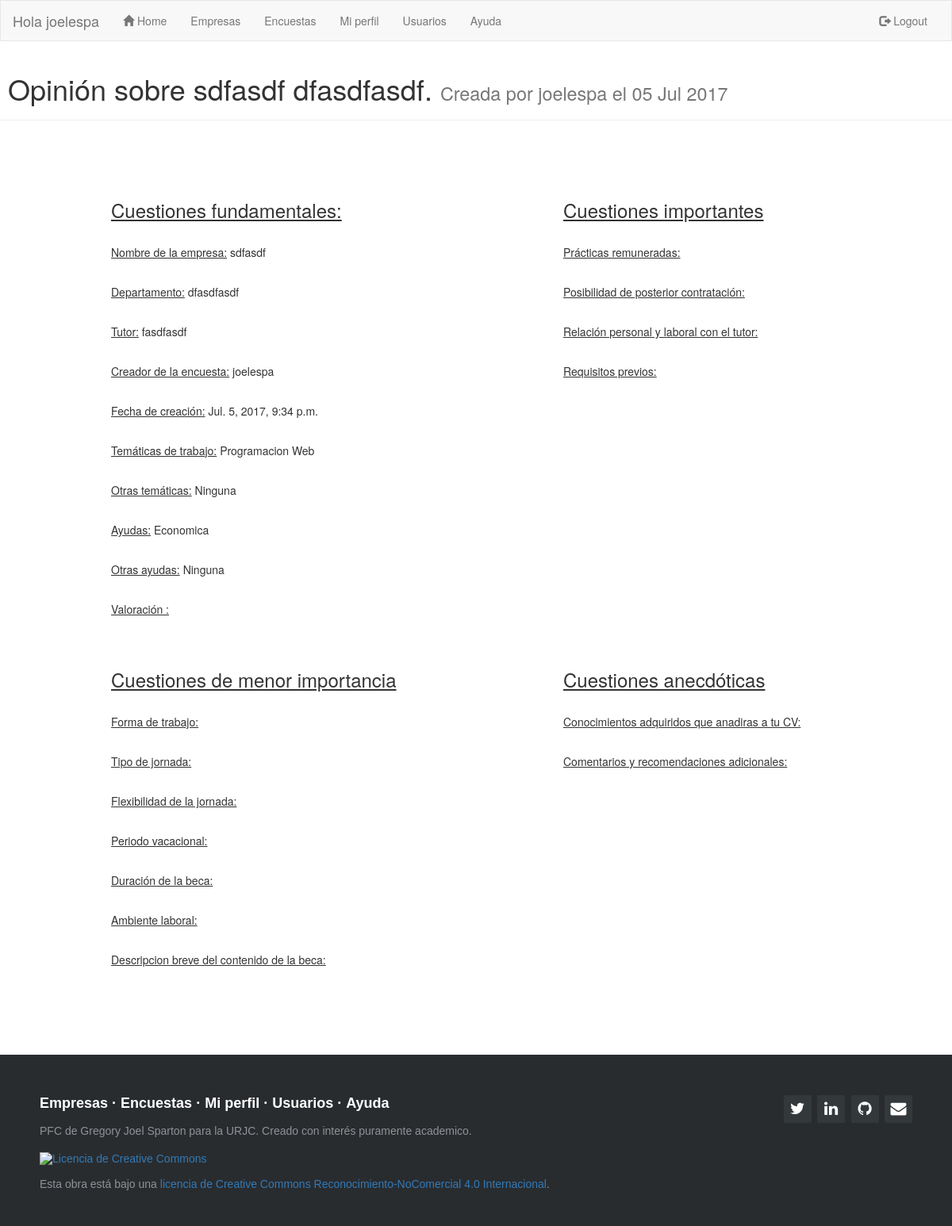
Screenshot of /encuesta/detalle/1/ (signed in) with the database file from the repository.
### sopa/models.py (models this page shows)
class usuarios(AbstractUser):
    grado = models.TextField(max_length=50,null=True,blank=True,default='')

class encuestas(models.Model):
    user = models.TextField(max_length=40,null=True,blank=True,default='')
    nombre_empresa = models.TextField(max_length=50,null=True,blank=True,default='')
    tutor = models.TextField(max_length=50,null=True,blank=True,default='')
    departamento = models.TextField(max_length=50,null=True,blank=True,default='')
    created_date = models.DateTimeField(default=timezone.now)
    pf1 = models.TextField(max_length=20,null=True,blank=True,default='')
    pf11 = models.TextField(max_length=20,null=True,blank=True,default='')
    pf2 = models.TextField(max_length=20,null=True,blank=True,default='')
    pf22 = models.TextField(max_length=20,null=True,blank=True,default='')
    pb1 = models.TextField(max_length=20,null=True,blank=True,default='')
    pb2 = models.TextField(max_length=20,null=True,blank=True,default='')
    pb3 = models.TextField(max_length=20,null=True,blank=True,default='')
    pb4 = models.TextField(max_length=20,null=True,blank=True,default='')
    ps1 = models.TextField(max_length=20,null=True,blank=True,default='')
    ps2 = models.TextField(max_length=20,null=True,blank=True,default='')
    ps3 = models.TextField(max_length=20,null=True,blank=True,default='')
    ps4 = models.TextField(max_length=20,null=True,blank=True,default='')
    ps5 = models.TextField(max_length=20,null=True,blank=True,default='')
    ps6 = models.TextField(max_length=20,null=True,blank=True,default='')
    ps7 = models.TextField(max_length=20,null=True,blank=True,default='')
    pa1 = models.TextField(max_length=20,null=True,blank=True,default='')
    pa2 = models.TextField(max_length=20,null=True,blank=True,default='')
    nota = models.IntegerField(null=True,blank=True,default='0')

### sopa/views.py (the view)
# urls.py: url(r'^encuesta/detalle/(?P<pk>.+)/$', views.detalle_encuesta, name='detalle_encuesta'),
@login_required
def detalle_encuesta(request, pk):
    encuesta = get_object_or_404(encuestas, pk = pk)
    return render(request, 'sopa/detalle_encuesta.html', {'titulo': 'SOPA Detalle encuesta' ,'encuesta' : encuesta})

### sopa/templates/sopa/detalle_encuesta.html (shortened to what this page needs)
{% extends "sopa/index.html" %}
{% block content %}
<div class="page-header">
  <h1>&nbsp;Opinión sobre {{encuesta.nombre_empresa}} {{encuesta.departamento}}. <small>Creada por {{encuesta.user}} el {{encuesta.created_date|date:"d M Y"}}</small></h1>
</div>
<div class="container">
    <br />
    <br />
    <br />
 <div class ="col-md-5 col-md-offset-1">
<h3><u>Cuestiones fundamentales: </u></h3><br>
<p><u>Nombre de la empresa:</u> {{encuesta.nombre_empresa}}</p><br>
<p><u>Departamento:</u> {{encuesta.departamento}}</p><br>
<p><u>Tutor:</u> {{encuesta.tutor}}</p><br>
<p><u>Creador de la encuesta:</u> {{encuesta.user}}</p><br>
<p><u>Fecha de creación:</u> {{encuesta.created_date}}</p><br>
<p><u>Temáticas de trabajo:</u> {{encuesta.pf1}}</p><br>
<p><u>Otras temáticas:</u> {{encuesta.pf11}}</p><br>
<p><u>Ayudas:</u> {{encuesta.pf2}}</p><br>
<p><u>Otras ayudas:</u> {{encuesta.pf22}}</p><br>
<p><u>Valoración :</u>
   <span class="rating-static rating-{{encuesta.nota}}0"></span></p>
</div>
<div class ="col-md-5 col-md-offset-1">
<h3><u>Cuestiones importantes</u></h3><br>
<p><u>Prácticas remuneradas:</u> {{encuesta.pb1}}</p><br>
<p><u>Posibilidad de posterior contratación: </u> {{encuesta.pb2}}</p><br>
<p><u>Relación personal y laboral con el tutor:</u> {{encuesta.pb3}}</p><br>
<p><u>Requisitos previos:</u> {{encuesta.pb4}}</p><br>
</div>
<br>
<div class ="col-md-6 col-md-offset-1">
<br>
<h3><u>Cuestiones de menor importancia</u></h3><br>
<p><u>Forma de trabajo:</u> {{encuesta.ps1}}</p><br>
<p><u>Tipo de jornada:</u> {{encuesta.ps2}}</p><br>
<p><u>Flexibilidad de la jornada:</u> {{encuesta.ps3}}</p><br>
<p><u>Periodo vacacional:</u> {{encuesta.ps4}}</p><br>
<p><u>Duración de la beca:</u> {{encuesta.ps5}}</p><br>
<p><u>Ambiente laboral:</u> {{encuesta.ps6}}</p><br>
<p><u>Descripcion breve del contenido de la beca:</u> {{encuesta.ps7}}</p><br>
</div>
<br>
<div class ="col-md-5">
<br>
<h3><u>Cuestiones anecdóticas</u></h3><br>
<p><u>Conocimientos adquiridos que anadiras a tu CV:</u> {{encuesta.pa1}}</p><br>
<p><u>Comentarios y recomendaciones adicionales:</u> {{encuesta.pa2}}</p><br>
</div>
</div>
{% endblock content %}

### sopa/templates/sopa/index.html (shortened to what this page needs)
{% load staticfiles %}
<!DOCTYPE html>
<html lang="en">
<head>
  <link rel="stylesheet" href="https://maxcdn.bootstrapcdn.com/bootstrap/3.3.7/css/bootstrap.min.css">
  <link rel="stylesheet" href="{% static 'css/sopa.css' %}">
  <link href="//maxcdn.bootstrapcdn.com/font-awesome/4.1.0/css/font-awesome.min.css" rel="stylesheet">
</head>
  <nav class="navbar navbar-default">
    <div class="container-fluid">
      <div class="navbar-header">
        <a class="navbar-brand" >Hola {{ user.username }}</a>
      </div>
      <div class="collapse navbar-collapse" id="myNavbar">
        <ul class="nav navbar-nav">
          <li><a href="/"><span class="glyphicon glyphicon-home" aria-hidden="true"></span> Home</a></li>
          <li><a title="Empresas" href="/empresas">Empresas</a></li>
          <li><a title="Encuestas" href="/encuesta">Encuestas</a></li>
          <li><a title="Mi perfil" href="/usuarios/miperfil">Mi perfil</a></li>
          <li><a title="Usuarios" href="/usuarios">Usuarios</a></li>
          <li><a title="Ayuda" href="/ayuda">Ayuda</a></li>
        </ul>
        <ul class="nav navbar-nav navbar-right">
          {% if user.is_authenticated %}
          <li><a href="/logout"><span class="glyphicon glyphicon-log-out"></span> Logout</a></li>
          {% endif %}
        </ul>
      </div>
  </div>
</nav>
<body>
{% block content %}
{% endblock content %}
</body>
<footer class="footer-distributed">
  <div class="footer-right">
    <a href="https://twitter.com/joelespa"><i class="fa fa-twitter"></i></a>
    <a href="https://www.linkedin.com/in/joel-sparton-05886665/"><i class="fa fa-linkedin"></i></a>
    <a href="https://github.com/joelespa"><i class="fa fa-github"></i></a>
    <a href="mailto:joelespa@hotmail.com"><i class="fa fa-envelope" aria-hidden="true"></i>
  </div>
  <div class="footer-left">
    <p class="footer-links">
      <a href="/empresas">Empresas</a>
      ·
      <a href="/encuesta">Encuestas</a>
      ·
      <a href="/usuarios/miperfil">Mi perfil</a>
      ·
      <a href="/usuarios">Usuarios</a>
      ·
      <a href="/ayuda">Ayuda</a>
    </p>
    <p>PFC de Gregory Joel Sparton para la URJC. Creado con interés puramente academico.</p><br>
    <p><a rel="license" href="http://creativecommons.org/licenses/by-nc/4.0/"><img alt="Licencia de Creative Commons" style="border-width:0" src="https://i.creativecommons.org/l/by-nc/4.0/88x31.png" /></a><br><br>Esta obra está bajo una <a rel="license" href="http://creativecommons.org/licenses/by-nc/4.0/">licencia de Creative Commons Reconocimiento-NoComercial 4.0 Internacional</a>.</p>
  </div>
</footer>

### sopa/static/css/sopa.css (style rules this page uses)
.navbar { margin-bottom: 0; border-radius: 0; }
.rating-static { width: 60px; height: 16px; display: block; background: url('http://www.itsalif.info/blogfiles/rating/star-rating.png') 0 0 no-repeat; }
.rating-30 { background-position: -24px 0; }
.footer-distributed { background-color: #292c2f; box-shadow: 0 1px 1px 0 rgba(0, 0, 0, 0.12); box-sizing: border-box; width: 100%; text-align: left; font: normal 16px sans-serif; padding: 45px 50px; margin-top: 80px; }
.footer-distributed .footer-left p { color: #8f9296; font-size: 14px; margin: 0; }
.footer-distributed p.footer-links { font-size:18px; font-weight: bold; color: #ffffff; margin: 0 0 10px; padding: 0; }
.footer-distributed p.footer-links a { display:inline-block; line-height: 1.8; text-decoration: none; color: inherit; }
.footer-distributed .footer-right { float: right; margin-top: 6px; max-width: 180px; }
.footer-distributed .footer-right a { display: inline-block; width: 35px; height: 35px; background-color: #33383b; border-radius: 2px; font-size: 20px; color: #ffffff; text-align: center; line-height: 35px; margin-left: 3px; }

### rows the page displays
usuarios: username "joelespa"
encuestas: nombre_empresa "sdfasdf", departamento "dfasdfasdf", user "joelespa", created_date "05 Jul 2017", tutor "fasdfasdf", created_date "Jul. 5, 2017, 9:34 p.m.", pf1 "Programacion Web", pf11 "Ninguna", pf2 "Economica", pf22 "Ninguna"
